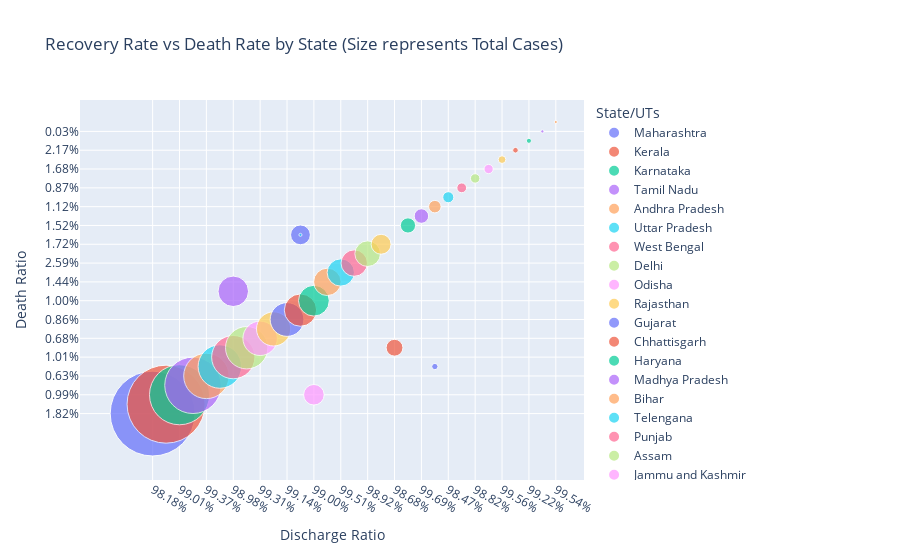

The notebook cell this image was saved under:
### Code cell
fig5 = create_scatter_plot(
    statewise_status, 
    'Discharge Ratio', 
    'Death Ratio', 
    'Total Cases',
    'Recovery Rate vs Death Rate by State (Size represents Total Cases)'
)
fig5.show()

### Figure 1 — Plotly figure (JSON) as saved in the notebook; plotly's stock layout.template omitted (floating-point values rounded to 4 significant figures)
{"data": [{"hovertemplate": "<b>%{hovertext}</b><br><br>State/UTs=Maharashtra<br>Discharge Ratio=%{x}<br>Death Ratio=%{y}<br>Total Cases=%{marker.size}<extra></extra>", "hovertext": ["Maharashtra"], "legendgroup": "Maharashtra", "marker": {"color": "#636efa", "size": [8176044], "sizemode": "area", "sizeref": 2271.0, "symbol": "circle"}, "mode": "markers", "name": "Maharashtra", "orientation": "v", "showlegend": true, "type": "scatter", "x": ["98.18%"], "xaxis": "x", "y": ["1.82%"], "yaxis": "y"}, {"hovertemplate": "<b>%{hovertext}</b><br><br>State/UTs=Kerala<br>Discharge Ratio=%{x}<br>Death Ratio=%{y}<br>Total Cases=%{marker.size}<extra></extra>", "hovertext": ["Kerala"], "legendgroup": "Kerala", "marker": {"color": "#EF553B", "size": [6917577], "sizemode": "area", "sizeref": 2271.0, "symbol": "circle"}, "mode": "markers", "name": "Kerala", "orientation": "v", "showlegend": true, "type": "scatter", "x": ["98.96%"], "xaxis": "x", "y": ["1.04%"], "yaxis": "y"}, {"hovertemplate": "<b>%{hovertext}</b><br><br>State/UTs=Karnataka<br>Discharge Ratio=%{x}<br>Death Ratio=%{y}<br>Total Cases=%{marker.size}<extra></extra>", "hovertext": ["Karnataka"], "legendgroup": "Karnataka", "marker": {"color": "#00cc96", "size": [4095971], "sizemode": "area", "sizeref": 2271.0, "symbol": "circle"}, "mode": "markers", "name": "Karnataka", "orientation": "v", "showlegend": true, "type": "scatter", "x": ["99.01%"], "xaxis": "x", "y": ["0.99%"], "yaxis": "y"}, {"hovertemplate": "<b>%{hovertext}</b><br><br>State/UTs=Tamil Nadu<br>Discharge Ratio=%{x}<br>Death Ratio=%{y}<br>Total Cases=%{marker.size}<extra></extra>", "hovertext": ["Tamil Nadu"], "legendgroup": "Tamil Nadu", "marker": {"color": "#ab63fa", "size": [3611584], "sizemode": "area", "sizeref": 2271.0, "symbol": "circle"}, "mode": "markers", "name": "Tamil Nadu", "orientation": "v", "showlegend": true, "type": "scatter", "x": ["98.95%"], "xaxis": "x", "y": ["1.05%"], "yaxis": "y"}, {"hovertemplate": "<b>%{hovertext}</b><br><br>State/UTs=Andhra Pradesh<br>Discharge Ratio=%{x}<br>Death Ratio=%{y}<br>Total Cases=%{marker.size}<extra></extra>", "hovertext": ["Andhra Pradesh"], "legendgroup": "Andhra Pradesh", "marker": {"color": "#FFA15A", "size": [2341083], "sizemode": "area", "sizeref": 2271.0, "symbol": "circle"}, "mode": "markers", "name": "Andhra Pradesh", "orientation": "v", "showlegend": true, "type": "scatter", "x": ["99.37%"], "xaxis": "x", "y": ["0.63%"], "yaxis": "y"}, {"hovertemplate": "<b>%{hovertext}</b><br><br>State/UTs=Uttar Pradesh<br>Discharge Ratio=%{x}<br>Death Ratio=%{y}<br>Total Cases=%{marker.size}<extra></extra>", "hovertext": ["Uttar Pradesh"], "legendgroup": "Uttar Pradesh", "marker": {"color": "#19d3f3", "size": [2145709], "sizemode": "area", "sizeref": 2271.0, "symbol": "circle"}, "mode": "markers", "name": "Uttar Pradesh", "orientation": "v", "showlegend": true, "type": "scatter", "x": ["98.89%"], "xaxis": "x", "y": ["1.11%"], "yaxis": "y"}, {"hovertemplate": "<b>%{hovertext}</b><br><br>State/UTs=West Bengal<br>Discharge Ratio=%{x}<br>Death Ratio=%{y}<br>Total Cases=%{marker.size}<extra></extra>", "hovertext": ["West Bengal"], "legendgroup": "West Bengal", "marker": {"color": "#FF6692", "size": [2127493], "sizemode": "area", "sizeref": 2271.0, "symbol": "circle"}, "mode": "markers", "name": "West Bengal", "orientation": "v", "showlegend": true, "type": "scatter", "x": ["98.98%"], "xaxis": "x", "y": ["1.01%"], "yaxis": "y"}, {"hovertemplate": "<b>%{hovertext}</b><br><br>State/UTs=Delhi<br>Discharge Ratio=%{x}<br>Death Ratio=%{y}<br>Total Cases=%{marker.size}<extra></extra>", "hovertext": ["Delhi"], "legendgroup": "Delhi", "marker": {"color": "#B6E880", "size": [2041816], "sizemode": "area", "sizeref": 2271.0, "symbol": "circle"}, "mode": "markers", "name": "Delhi", "orientation": "v", "showlegend": true, "type": "scatter", "x": ["98.69%"], "xaxis": "x", "y": ["1.31%"], "yaxis": "y"}, {"hovertemplate": "<b>%{hovertext}</b><br><br>State/UTs=Odisha<br>Discharge Ratio=%{x}<br>Death Ratio=%{y}<br>Total Cases=%{marker.size}<extra></extra>", "hovertext": ["Odisha"], "legendgroup": "Odisha", "marker": {"color": "#FF97FF", "size": [1348637], "sizemode": "area", "sizeref": 2271.0, "symbol": "circle"}, "mode": "markers", "name": "Odisha", "orientation": "v", "showlegend": true, "type": "scatter", "x": ["99.31%"], "xaxis": "x", "y": ["0.68%"], "yaxis": "y"}, {"hovertemplate": "<b>%{hovertext}</b><br><br>State/UTs=Rajasthan<br>Discharge Ratio=%{x}<br>Death Ratio=%{y}<br>Total Cases=%{marker.size}<extra></extra>", "hovertext": ["Rajasthan"], "legendgroup": "Rajasthan", "marker": {"color": "#FECB52", "size": [1326846], "sizemode": "area", "sizeref": 2271.0, "symbol": "circle"}, "mode": "markers", "name": "Rajasthan", "orientation": "v", "showlegend": true, "type": "scatter", "x": ["99.26%"], "xaxis": "x", "y": ["0.73%"], "yaxis": "y"}, {"hovertemplate": "<b>%{hovertext}</b><br><br>State/UTs=Gujarat<br>Discharge Ratio=%{x}<br>Death Ratio=%{y}<br>Total Cases=%{marker.size}<extra></extra>", "hovertext": ["Gujarat"], "legendgroup": "Gujarat", "marker": {"color": "#636efa", "size": [1292095], "sizemode": "area", "sizeref": 2271.0, "symbol": "circle"}, "mode": "markers", "name": "Gujarat", "orientation": "v", "showlegend": true, "type": "scatter", "x": ["99.14%"], "xaxis": "x", "y": ["0.86%"], "yaxis": "y"}, {"hovertemplate": "<b>%{hovertext}</b><br><br>State/UTs=Chhattisgarh<br>Discharge Ratio=%{x}<br>Death Ratio=%{y}<br>Total Cases=%{marker.size}<extra></extra>", "hovertext": ["Chhattisgarh"], "legendgroup": "Chhattisgarh", "marker": {"color": "#EF553B", "size": [1188419], "sizemode": "area", "sizeref": 2271.0, "symbol": "circle"}, "mode": "markers", "name": "Chhattisgarh", "orientation": "v", "showlegend": true, "type": "scatter", "x": ["98.80%"], "xaxis": "x", "y": ["1.19%"], "yaxis": "y"}, {"hovertemplate": "<b>%{hovertext}</b><br><br>State/UTs=Haryana<br>Discharge Ratio=%{x}<br>Death Ratio=%{y}<br>Total Cases=%{marker.size}<extra></extra>", "hovertext": ["Haryana"], "legendgroup": "Haryana", "marker": {"color": "#00cc96", "size": [1079098], "sizemode": "area", "sizeref": 2271.0, "symbol": "circle"}, "mode": "markers", "name": "Haryana", "orientation": "v", "showlegend": true, "type": "scatter", "x": ["99.00%"], "xaxis": "x", "y": ["1.00%"], "yaxis": "y"}, {"hovertemplate": "<b>%{hovertext}</b><br><br>State/UTs=Madhya Pradesh<br>Discharge Ratio=%{x}<br>Death Ratio=%{y}<br>Total Cases=%{marker.size}<extra></extra>", "hovertext": ["Madhya Pradesh"], "legendgroup": "Madhya Pradesh", "marker": {"color": "#ab63fa", "size": [1056681], "sizemode": "area", "sizeref": 2271.0, "symbol": "circle"}, "mode": "markers", "name": "Madhya Pradesh", "orientation": "v", "showlegend": true, "type": "scatter", "x": ["98.98%"], "xaxis": "x", "y": ["1.02%"], "yaxis": "y"}, {"hovertemplate": "<b>%{hovertext}</b><br><br>State/UTs=Bihar<br>Discharge Ratio=%{x}<br>Death Ratio=%{y}<br>Total Cases=%{marker.size}<extra></extra>", "hovertext": ["Bihar"], "legendgroup": "Bihar", "marker": {"color": "#FFA15A", "size": [855420], "sizemode": "area", "sizeref": 2271.0, "symbol": "circle"}, "mode": "markers", "name": "Bihar", "orientation": "v", "showlegend": true, "type": "scatter", "x": ["98.56%"], "xaxis": "x", "y": ["1.44%"], "yaxis": "y"}, {"hovertemplate": "<b>%{hovertext}</b><br><br>State/UTs=Telengana<br>Discharge Ratio=%{x}<br>Death Ratio=%{y}<br>Total Cases=%{marker.size}<extra></extra>", "hovertext": ["Telengana"], "legendgroup": "Telengana", "marker": {"color": "#19d3f3", "size": [844794], "sizemode": "area", "sizeref": 2271.0, "symbol": "circle"}, "mode": "markers", "name": "Telengana", "orientation": "v", "showlegend": true, "type": "scatter", "x": ["99.51%"], "xaxis": "x", "y": ["0.49%"], "yaxis": "y"}, {"hovertemplate": "<b>%{hovertext}</b><br><br>State/UTs=Punjab<br>Discharge Ratio=%{x}<br>Death Ratio=%{y}<br>Total Cases=%{marker.size}<extra></extra>", "hovertext": ["Punjab"], "legendgroup": "Punjab", "marker": {"color": "#FF6692", "size": [793755], "sizemode": "area", "sizeref": 2271.0, "symbol": "circle"}, "mode": "markers", "name": "Punjab", "orientation": "v", "showlegend": true, "type": "scatter", "x": ["97.41%"], "xaxis": "x", "y": ["2.59%"], "yaxis": "y"}, {"hovertemplate": "<b>%{hovertext}</b><br><br>State/UTs=Assam<br>Discharge Ratio=%{x}<br>Death Ratio=%{y}<br>Total Cases=%{marker.size}<extra></extra>", "hovertext": ["Assam"], "legendgroup": "Assam", "marker": {"color": "#B6E880", "size": [746225], "sizemode": "area", "sizeref": 2271.0, "symbol": "circle"}, "mode": "markers", "name": "Assam", "orientation": "v", "showlegend": true, "type": "scatter", "x": ["98.92%"], "xaxis": "x", "y": ["1.08%"], "yaxis": "y"}, {"hovertemplate": "<b>%{hovertext}</b><br><br>State/UTs=Jammu and Kashmir<br>Discharge Ratio=%{x}<br>Death Ratio=%{y}<br>Total Cases=%{marker.size}<extra></extra>", "hovertext": ["Jammu and Kashmir"], "legendgroup": "Jammu and Kashmir", "marker": {"color": "#FF97FF", "size": [482171], "sizemode": "area", "sizeref": 2271.0, "symbol": "circle"}, "mode": "markers", "name": "Jammu and Kashmir", "orientation": "v", "showlegend": true, "type": "scatter", "x": ["99.00%"], "xaxis": "x", "y": ["0.99%"], "yaxis": "y"}, {"hovertemplate": "<b>%{hovertext}</b><br><br>State/UTs=Uttarakhand<br>Discharge Ratio=%{x}<br>Death Ratio=%{y}<br>Total Cases=%{marker.size}<extra></extra>", "hovertext": ["Uttarakhand"], "legendgroup": "Uttarakhand", "marker": {"color": "#FECB52", "size": [452624], "sizemode": "area", "sizeref": 2271.0, "symbol": "circle"}, "mode": "markers", "name": "Uttarakhand", "orientation": "v", "showlegend": true, "type": "scatter", "x": ["98.28%"], "xaxis": "x", "y": ["1.72%"], "yaxis": "y"}, {"hovertemplate": "<b>%{hovertext}</b><br><br>State/UTs=Jharkhand<br>Discharge Ratio=%{x}<br>Death Ratio=%{y}<br>Total Cases=%{marker.size}<extra></extra>", "hovertext": ["Jharkhand"], "legendgroup": "Jharkhand", "marker": {"color": "#636efa", "size": [443860], "sizemode": "area", "sizeref": 2271.0, "symbol": "circle"}, "mode": "markers", "name": "Jharkhand", "orientation": "v", "showlegend": true, "type": "scatter", "x": ["98.80%"], "xaxis": "x", "y": ["1.20%"], "yaxis": "y"}, {"hovertemplate": "<b>%{hovertext}</b><br><br>State/UTs=Himachal Pradesh<br>Discharge Ratio=%{x}<br>Death Ratio=%{y}<br>Total Cases=%{marker.size}<extra></extra>", "hovertext": ["Himachal Pradesh"], "legendgroup": "Himachal Pradesh", "marker": {"color": "#EF553B", "size": [323012], "sizemode": "area", "sizeref": 2271.0, "symbol": "circle"}, "mode": "markers", "name": "Himachal Pradesh", "orientation": "v", "showlegend": true, "type": "scatter", "x": ["98.68%"], "xaxis": "x", "y": ["1.31%"], "yaxis": "y"}, {"hovertemplate": "<b>%{hovertext}</b><br><br>State/UTs=Goa<br>Discharge Ratio=%{x}<br>Death Ratio=%{y}<br>Total Cases=%{marker.size}<extra></extra>", "hovertext": ["Goa"], "legendgroup": "Goa", "marker": {"color": "#00cc96", "size": [263597], "sizemode": "area", "sizeref": 2271.0, "symbol": "circle"}, "mode": "markers", "name": "Goa", "orientation": "v", "showlegend": true, "type": "scatter", "x": ["98.48%"], "xaxis": "x", "y": ["1.52%"], "yaxis": "y"}, {"hovertemplate": "<b>%{hovertext}</b><br><br>State/UTs=Mizoram<br>Discharge Ratio=%{x}<br>Death Ratio=%{y}<br>Total Cases=%{marker.size}<extra></extra>", "hovertext": ["Mizoram"], "legendgroup": "Mizoram", "marker": {"color": "#ab63fa", "size": [239567], "sizemode": "area", "sizeref": 2271.0, "symbol": "circle"}, "mode": "markers", "name": "Mizoram", "orientation": "v", "showlegend": true, "type": "scatter", "x": ["99.69%"], "xaxis": "x", "y": ["0.31%"], "yaxis": "y"}, {"hovertemplate": "<b>%{hovertext}</b><br><br>State/UTs=Puducherry<br>Discharge Ratio=%{x}<br>Death Ratio=%{y}<br>Total Cases=%{marker.size}<extra></extra>", "hovertext": ["Puducherry"], "legendgroup": "Puducherry", "marker": {"color": "#FFA15A", "size": [177696], "sizemode": "area", "sizeref": 2271.0, "symbol": "circle"}, "mode": "markers", "name": "Puducherry", "orientation": "v", "showlegend": true, "type": "scatter", "x": ["98.88%"], "xaxis": "x", "y": ["1.12%"], "yaxis": "y"}, {"hovertemplate": "<b>%{hovertext}</b><br><br>State/UTs=Manipur<br>Discharge Ratio=%{x}<br>Death Ratio=%{y}<br>Total Cases=%{marker.size}<extra></extra>", "hovertext": ["Manipur"], "legendgroup": "Manipur", "marker": {"color": "#19d3f3", "size": [140036], "sizemode": "area", "sizeref": 2271.0, "symbol": "circle"}, "mode": "markers", "name": "Manipur", "orientation": "v", "showlegend": true, "type": "scatter", "x": ["98.47%"], "xaxis": "x", "y": ["1.53%"], "yaxis": "y"}, {"hovertemplate": "<b>%{hovertext}</b><br><br>State/UTs=Tripura<br>Discharge Ratio=%{x}<br>Death Ratio=%{y}<br>Total Cases=%{marker.size}<extra></extra>", "hovertext": ["Tripura"], "legendgroup": "Tripura", "marker": {"color": "#FF6692", "size": [108560], "sizemode": "area", "sizeref": 2271.0, "symbol": "circle"}, "mode": "markers", "name": "Tripura", "orientation": "v", "showlegend": true, "type": "scatter", "x": ["99.13%"], "xaxis": "x", "y": ["0.87%"], "yaxis": "y"}, {"hovertemplate": "<b>%{hovertext}</b><br><br>State/UTs=Chandigarh<br>Discharge Ratio=%{x}<br>Death Ratio=%{y}<br>Total Cases=%{marker.size}<extra></extra>", "hovertext": ["Chandigarh"], "legendgroup": "Chandigarh", "marker": {"color": "#B6E880", "size": [100719], "sizemode": "area", "sizeref": 2271.0, "symbol": "circle"}, "mode": "markers", "name": "Chandigarh", "orientation": "v", "showlegend": true, "type": "scatter", "x": ["98.82%"], "xaxis": "x", "y": ["1.18%"], "yaxis": "y"}, {"hovertemplate": "<b>%{hovertext}</b><br><br>State/UTs=Meghalaya<br>Discharge Ratio=%{x}<br>Death Ratio=%{y}<br>Total Cases=%{marker.size}<extra></extra>", "hovertext": ["Meghalaya"], "legendgroup": "Meghalaya", "marker": {"color": "#FF97FF", "size": [96992], "sizemode": "area", "sizeref": 2271.0, "symbol": "circle"}, "mode": "markers", "name": "Meghalaya", "orientation": "v", "showlegend": true, "type": "scatter", "x": ["98.32%"], "xaxis": "x", "y": ["1.68%"], "yaxis": "y"}, {"hovertemplate": "<b>%{hovertext}</b><br><br>State/UTs=Arunachal Pradesh<br>Discharge Ratio=%{x}<br>Death Ratio=%{y}<br>Total Cases=%{marker.size}<extra></extra>", "hovertext": ["Arunachal Pradesh"], "legendgroup": "Arunachal Pradesh", "marker": {"color": "#FECB52", "size": [67049], "sizemode": "area", "sizeref": 2271.0, "symbol": "circle"}, "mode": "markers", "name": "Arunachal Pradesh", "orientation": "v", "showlegend": true, "type": "scatter", "x": ["99.56%"], "xaxis": "x", "y": ["0.44%"], "yaxis": "y"}, {"hovertemplate": "<b>%{hovertext}</b><br><br>State/UTs=Sikkim<br>Discharge Ratio=%{x}<br>Death Ratio=%{y}<br>Total Cases=%{marker.size}<extra></extra>", "hovertext": ["Sikkim"], "legendgroup": "Sikkim", "marker": {"color": "#636efa", "size": [44946], "sizemode": "area", "sizeref": 2271.0, "symbol": "circle"}, "mode": "markers", "name": "Sikkim", "orientation": "v", "showlegend": true, "type": "scatter", "x": ["98.88%"], "xaxis": "x", "y": ["1.11%"], "yaxis": "y"}, {"hovertemplate": "<b>%{hovertext}</b><br><br>State/UTs=Nagaland<br>Discharge Ratio=%{x}<br>Death Ratio=%{y}<br>Total Cases=%{marker.size}<extra></extra>", "hovertext": ["Nagaland"], "legendgroup": "Nagaland", "marker": {"color": "#EF553B", "size": [36033], "sizemode": "area", "sizeref": 2271.0, "symbol": "circle"}, "mode": "markers", "name": "Nagaland", "orientation": "v", "showlegend": true, "type": "scatter", "x": ["97.83%"], "xaxis": "x", "y": ["2.17%"], "yaxis": "y"}, {"hovertemplate": "<b>%{hovertext}</b><br><br>State/UTs=Ladakh<br>Discharge Ratio=%{x}<br>Death Ratio=%{y}<br>Total Cases=%{marker.size}<extra></extra>", "hovertext": ["Ladakh"], "legendgroup": "Ladakh", "marker": {"color": "#00cc96", "size": [29626], "sizemode": "area", "sizeref": 2271.0, "symbol": "circle"}, "mode": "markers", "name": "Ladakh", "orientation": "v", "showlegend": true, "type": "scatter", "x": ["99.22%"], "xaxis": "x", "y": ["0.78%"], "yaxis": "y"}, {"hovertemplate": "<b>%{hovertext}</b><br><br>State/UTs=Dadra and Nagar Haveli and Daman and Diu<br>Discharge Ratio=%{x}<br>Death Ratio=%{y}<br>Total Cases=%{marker.size}<extra></extra>", "hovertext": ["Dadra and Nagar Haveli and Daman and Diu"], "legendgroup": "Dadra and Nagar Haveli and Daman and Diu", "marker": {"color": "#ab63fa", "size": [11592], "sizemode": "area", "sizeref": 2271.0, "symbol": "circle"}, "mode": "markers", "name": "Dadra and Nagar Haveli and Daman and Diu", "orientation": "v", "showlegend": true, "type": "scatter", "x": ["99.97%"], "xaxis": "x", "y": ["0.03%"], "yaxis": "y"}, {"hovertemplate": "<b>%{hovertext}</b><br><br>State/UTs=Lakshadweep<br>Discharge Ratio=%{x}<br>Death Ratio=%{y}<br>Total Cases=%{marker.size}<extra></extra>", "hovertext": ["Lakshadweep"], "legendgroup": "Lakshadweep", "marker": {"color": "#FFA15A", "size": [11415], "sizemode": "area", "sizeref": 2271.0, "symbol": "circle"}, "mode": "markers", "name": "Lakshadweep", "orientation": "v", "showlegend": true, "type": "scatter", "x": ["99.54%"], "xaxis": "x", "y": ["0.46%"], "yaxis": "y"}, {"hovertemplate": "<b>%{hovertext}</b><br><br>State/UTs=Andaman and Nicobar<br>Discharge Ratio=%{x}<br>Death Ratio=%{y}<br>Total Cases=%{marker.size}<extra></extra>", "hovertext": ["Andaman and Nicobar"], "legendgroup": "Andaman and Nicobar", "marker": {"color": "#19d3f3", "size": [10766], "sizemode": "area", "sizeref": 2271.0, "symbol": "circle"}, "mode": "markers", "name": "Andaman and Nicobar", "orientation": "v", "showlegend": true, "type": "scatter", "x": ["98.80%"], "xaxis": "x", "y": ["1.20%"], "yaxis": "y"}], "layout": {"legend": {"itemsizing": "constant", "title": {"text": "State/UTs"}, "tracegroupgap": 0}, "title": {"text": "Recovery Rate vs Death Rate by State (Size represents Total Cases)"}, "xaxis": {"anchor": "y", "domain": [0, 1], "title": {"text": "Discharge Ratio"}}, "yaxis": {"anchor": "x", "domain": [0, 1], "title": {"text": "Death Ratio"}}}}
